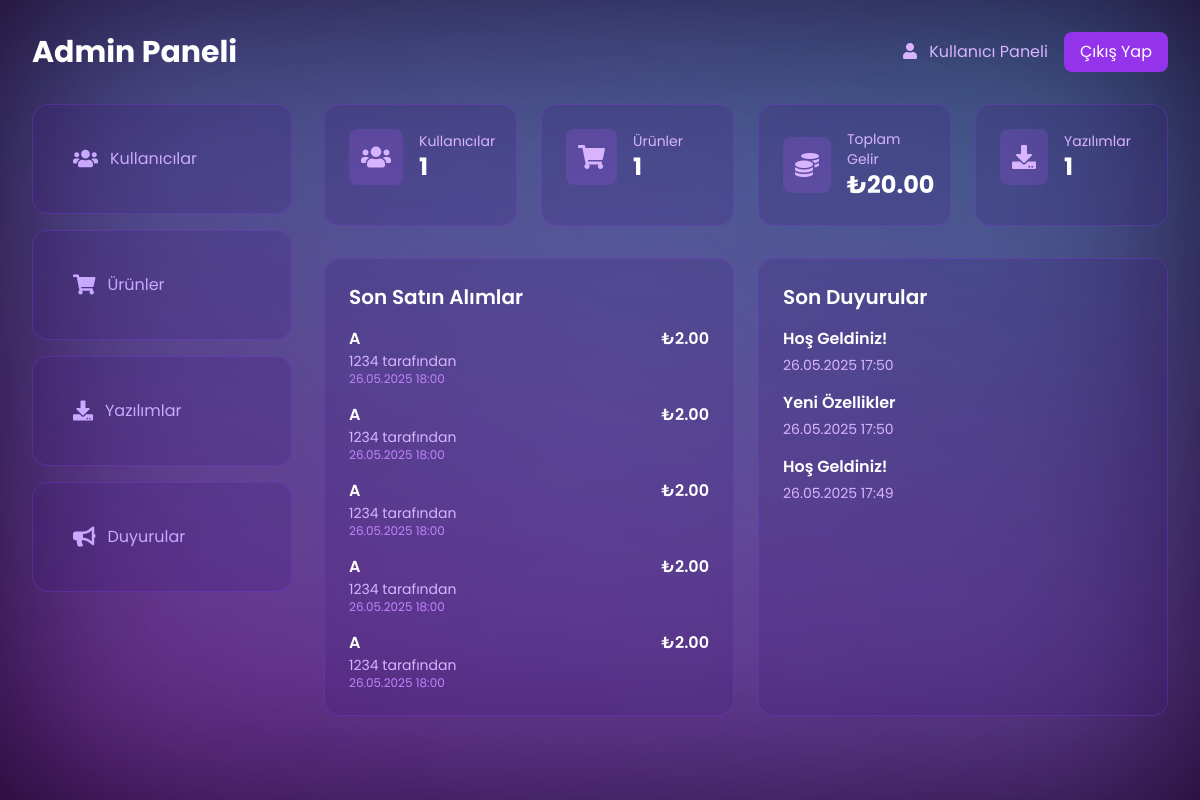
Page /yeni/admin/dashboard.php (signed in) on the committed database.
### tables this page shows
CREATE TABLE purchases (
    id INTEGER PRIMARY KEY AUTOINCREMENT,
    user_id INTEGER NOT NULL,
    product_id INTEGER NOT NULL,
    price DECIMAL(10,2) NOT NULL,
    status TEXT NOT NULL,
    created_at DATETIME DEFAULT CURRENT_TIMESTAMP,
    FOREIGN KEY (user_id) REFERENCES users(id),
    FOREIGN KEY (product_id) REFERENCES products(id)
);

CREATE TABLE products (
    id INTEGER PRIMARY KEY AUTOINCREMENT,
    name TEXT NOT NULL,
    description TEXT,
    price DECIMAL(10,2) NOT NULL,
    image_url TEXT,
    announcement_msg TEXT DEFAULT NULL,
    created_at DATETIME DEFAULT CURRENT_TIMESTAMP
);

CREATE TABLE users (id INTEGER PRIMARY KEY AUTOINCREMENT, username TEXT NOT NULL UNIQUE, email TEXT NOT NULL UNIQUE, password TEXT NOT NULL, balance DECIMAL(10,2) DEFAULT 0.00, is_admin INTEGER DEFAULT 0, is_banned INTEGER DEFAULT 0, created_at DATETIME DEFAULT CURRENT_TIMESTAMP);

CREATE TABLE announcements (
    id INTEGER PRIMARY KEY AUTOINCREMENT,
    title TEXT NOT NULL,
    content TEXT NOT NULL,
    created_at DATETIME DEFAULT CURRENT_TIMESTAMP
);

### yeni/admin/dashboard.php (the view, shortened to what this page needs)
<?php
require_once '../config.php';
$stats = [
    'users' => $conn->query("SELECT COUNT(*) FROM users WHERE is_admin = 0")->fetchColumn(),
    'products' => $conn->query("SELECT COUNT(*) FROM products")->fetchColumn(),
    'revenue' => $conn->query("SELECT COALESCE(SUM(price), 0) FROM purchases")->fetchColumn(),
    'software' => $conn->query("SELECT COUNT(*) FROM software")->fetchColumn()
];
$stmt = $conn->query("
    SELECT p.*, u.username, pr.name as product_name
    FROM purchases p
    JOIN users u ON p.user_id = u.id
    JOIN products pr ON p.product_id = pr.id
    ORDER BY p.created_at DESC
    LIMIT 5
");
$recent_purchases = $stmt->fetchAll(PDO::FETCH_ASSOC);
$stmt = $conn->query("SELECT * FROM announcements ORDER BY created_at DESC LIMIT 3");
$recent_announcements = $stmt->fetchAll(PDO::FETCH_ASSOC);
?>
<!DOCTYPE html>
<html lang="tr">
<head>
    <script src="https://cdn.tailwindcss.com"></script>
    <link rel="stylesheet" href="https://cdnjs.cloudflare.com/ajax/libs/font-awesome/5.15.4/css/all.min.css">
</head>
<body class="p-8">
    <div class="aurora-container">
        <div class="aurora aurora-1"></div>
        <div class="aurora aurora-2"></div>
    </div>
    <div class="max-w-7xl mx-auto relative z-10">
        <div class="flex justify-between items-center mb-8">
            <h1 class="text-3xl font-bold text-white">Admin Paneli</h1>
            <div class="flex items-center gap-4">
                <a href="../user/dashboard.php" class="text-purple-300 hover:text-white transition">
                    <i class="fas fa-user mr-2"></i>
                    Kullanıcı Paneli
                </a>
                <a href="../logout.php" class="bg-purple-600 hover:bg-purple-700 text-white px-4 py-2 rounded-lg transition">
                    Çıkış Yap
                </a>
            </div>
        </div>
        <div class="grid grid-cols-1 md:grid-cols-4 gap-8">
            <div class="space-y-4">
                <a href="users.php" class="admin-card block">
                    <div class="nav-link">
                        <i class="fas fa-users text-xl"></i>
                        <span>Kullanıcılar</span>
                    </div>
                </a>
                <a href="products.php" class="admin-card block">
                    <div class="nav-link">
                        <i class="fas fa-shopping-cart text-xl"></i>
                        <span>Ürünler</span>
                    </div>
                </a>
                <a href="software.php" class="admin-card block">
                    <div class="nav-link">
                        <i class="fas fa-download text-xl"></i>
                        <span>Yazılımlar</span>
                    </div>
                </a>
                <a href="announcements.php" class="admin-card block">
                    <div class="nav-link">
                        <i class="fas fa-bullhorn text-xl"></i>
                        <span>Duyurular</span>
                    </div>
                </a>
            </div>
            <div class="md:col-span-3 space-y-8">
                <div class="grid grid-cols-1 sm:grid-cols-2 lg:grid-cols-4 gap-6">
                    <div class="admin-card">
                        <div class="flex items-center gap-4">
                            <div class="p-3 bg-purple-500/20 rounded-lg">
                                <i class="fas fa-users text-2xl text-purple-300"></i>
                            </div>
                            <div>
                                <p class="text-sm text-purple-300">Kullanıcılar</p>
                                <p class="text-2xl font-bold text-white"><?php echo $stats['users']; ?></p>
                            </div>
                        </div>
                    </div>
                    <div class="admin-card">
                        <div class="flex items-center gap-4">
                            <div class="p-3 bg-purple-500/20 rounded-lg">
                                <i class="fas fa-shopping-cart text-2xl text-purple-300"></i>
                            </div>
                            <div>
                                <p class="text-sm text-purple-300">Ürünler</p>
                                <p class="text-2xl font-bold text-white"><?php echo $stats['products']; ?></p>
                            </div>
                        </div>
                    </div>
                    <div class="admin-card">
                        <div class="flex items-center gap-4">
                            <div class="p-3 bg-purple-500/20 rounded-lg">
                                <i class="fas fa-coins text-2xl text-purple-300"></i>
                            </div>
                            <div>
                                <p class="text-sm text-purple-300">Toplam Gelir</p>
                                <p class="text-2xl font-bold text-white">₺<?php echo number_format($stats['revenue'], 2); ?></p>
                            </div>
                        </div>
                    </div>
                    <div class="admin-card">
                        <div class="flex items-center gap-4">
                            <div class="p-3 bg-purple-500/20 rounded-lg">
                                <i class="fas fa-download text-2xl text-purple-300"></i>
                            </div>
                            <div>
                                <p class="text-sm text-purple-300">Yazılımlar</p>
                                <p class="text-2xl font-bold text-white"><?php echo $stats['software']; ?></p>
                            </div>
                        </div>
                    </div>
                </div>
                <div class="grid grid-cols-1 lg:grid-cols-2 gap-6">
                    <div class="admin-card">
                        <h2 class="text-xl font-semibold text-white mb-4">Son Satın Alımlar</h2>
                        <?php if (empty($recent_purchases)): ?>
                            <p class="text-center text-purple-300 py-4">
                                Henüz hiç satın alım yok.
                            </p>
                        <?php else: ?>
                            <div class="space-y-4">
                                <?php foreach ($recent_purchases as $purchase): ?>
                                    <div class="flex justify-between items-start">
                                        <div>
                                            <h3 class="font-semibold text-white">
                                                <?php echo htmlspecialchars($purchase['product_name']); ?>
                                            </h3>
                                            <p class="text-sm text-purple-300">
                                                <?php echo htmlspecialchars($purchase['username']); ?> tarafından
                                            </p>
                                            <p class="text-xs text-purple-400">
                                                <?php echo date('d.m.Y H:i', strtotime($purchase['created_at'])); ?>
                                            </p>
                                        </div>
                                        <span class="font-semibold text-white">
                                            ₺<?php echo number_format($purchase['price'], 2); ?>
                                        </span>
                                    </div>
                                <?php endforeach; ?>
                            </div>
                        <?php endif; ?>
                    </div>
                    <div class="admin-card">
                        <h2 class="text-xl font-semibold text-white mb-4">Son Duyurular</h2>
                        <?php if (empty($recent_announcements)): ?>
                            <p class="text-center text-purple-300 py-4">
                                Henüz hiç duyuru yok.
                            </p>
                        <?php else: ?>
                            <div class="space-y-4">
                                <?php foreach ($recent_announcements as $announcement): ?>
                                    <div>
                                        <h3 class="font-semibold text-white">
                                            <?php echo htmlspecialchars($announcement['title']); ?>
                                        </h3>
                                        <p class="text-sm text-purple-300 mt-1">
                                            <?php echo date('d.m.Y H:i', strtotime($announcement['created_at'])); ?>
                                        </p>
                                    </div>
                                <?php endforeach; ?>
                            </div>
                        <?php endif; ?>
                    </div>
                </div>
            </div>
        </div>
    </div>
</body>
</html>

### yeni/admin/dashboard.php (style rules this page uses)
body { font-family: 'Poppins', sans-serif; background-color: #1a0527; min-height: 100vh; color: #c9a9ff; position: relative; overflow-x: hidden; }
.aurora-container { position: fixed; inset: 0; z-index: 0; overflow: hidden; background: radial-gradient(circle at 50% 50%, #2d1b4e, #1a0527); }
.aurora { position: absolute; width: 100%; height: 100%; filter: blur(100px); mix-blend-mode: screen; animation: aurora-movement 20s ease infinite alternate; }
.aurora-1 { background: linear-gradient(45deg, #ff00ff, #00ffff); opacity: 0.3; }
.aurora-2 { background: linear-gradient(-45deg, #ff00ff, #00ffff); opacity: 0.2; }
.admin-card { background: rgba(63, 26, 122, 0.2); border: 1px solid rgba(138, 63, 242, 0.3); border-radius: 1rem; padding: 1.5rem; backdrop-filter: blur(10px); transition: all 0.3s ease; }
.nav-link { display: flex; align-items: center; gap: 0.75rem; padding: 1rem; color: #c9a9ff; border-radius: 0.5rem; transition: all 0.3s ease; }

### rows in the picture
purchases: product.name "A", user.username "1234", created_at "26.05.2025 18:00", price "2.00"
purchases: product.name "A", user.username "1234", created_at "26.05.2025 18:00", price "2.00"
purchases: product.name "A", user.username "1234", created_at "26.05.2025 18:00", price "2.00"
purchases: product.name "A", user.username "1234", created_at "26.05.2025 18:00", price "2.00"
purchases: product.name "A", user.username "1234", created_at "26.05.2025 18:00", price "2.00"
announcements: title "Hoş Geldiniz!", created_at "26.05.2025 17:50"
announcements: title "Yeni Özellikler", created_at "26.05.2025 17:50"
announcements: title "Hoş Geldiniz!", created_at "26.05.2025 17:49"

### other values in the picture
$stats['users'] "1"
$stats['products'] "1"
$stats['revenue'] "20.00"
$stats['software'] "1"
